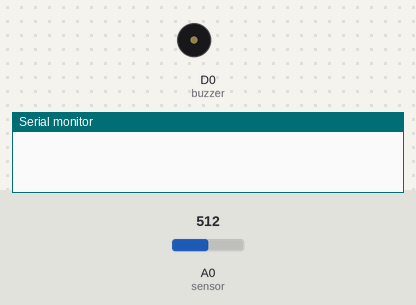
Recording of a sketch running on a simulated ESP8266 (NodeMCU). Parts: buzzer (waves = sounding, pin HIGH), the last lines printed to the serial monitor. The test bench sets the inputs (shaded band); at power-on: A0 (sensor) = 512. WiFi joins after 1.5 s; servers stay silent unless stated.

Above: at 0.1 s.
At 2.9 s:
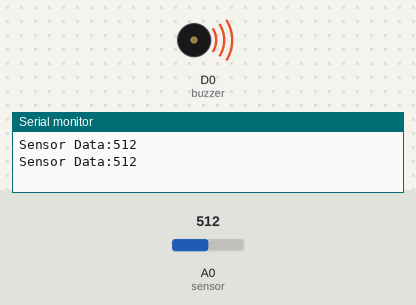
Timing chart, 0 to 4.4 s (numbered marks = the images above):
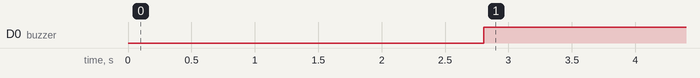

The sketch:

esp_blynk.ino
```cpp
#define BLYNK_TEMPLATE_ID "TMPL3InVDC1kk"
#define BLYNK_TEMPLATE_NAME "gasSensor"
#define BLYNK_AUTH_TOKEN "lVtOBwim3176gm9TdRucnP5yeZpXWj3P"

//Include the library files
#define BLYNK_PRINT Serial
#include <ESP8266WiFi.h>
#include <BlynkSimpleEsp8266.h>

int buzzer = D0;
int sensor = A0;
int sensorData;
int sensorThres = 1500;


BlynkTimer timer;
char auth[] = BLYNK_AUTH_TOKEN;
char ssid[] = "Test1";//Enter your WIFI name
char pass[] = "123456789";//Enter your WIFI password

// //Get the button value
BLYNK_WRITE(V0) {
  digitalWrite(A0, param.asInt());
  int sensorValue= param.asInt();

}
// BLYNK_WRITE(V1) {
//   digitalWrite(D3, param.asInt());
// }

void setup() {
  //Set the LED pin as an output pin
  pinMode(D0, OUTPUT);
  pinMode(A0, INPUT);
  Serial.begin(9600);

  //Initialize the Blynk library
  Blynk.begin(auth, ssid, pass, "blynk.cloud", 80);
}

  void loop()
  {
    Blynk.run();
    timer.run();

    sensorData = analogRead(sensor);
    Blynk.virtualWrite(V0, sensorData);
      Serial.print("Sensor Data:");
      Serial.println(sensorData);
      delay(1000);

    if(sensorData >= 400){

      digitalWrite(buzzer, HIGH);
      // Blynk.email("naoremdiyabarta@gmail.com", "Alert", "Gas Leakage Detected!");
      Blynk.logEvent("gas_alert","Gas Leakage Detected");

      // delay(100);

    } else {
      digitalWrite(buzzer, LOW);
      delay(100);
    }
  }


  
```

Measured:
- by itself, D0 (buzzer): LOW → HIGH at 2.8 s
